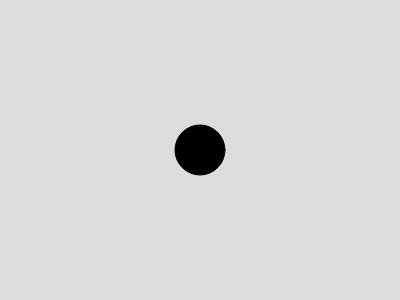
Frame 1 (no input)
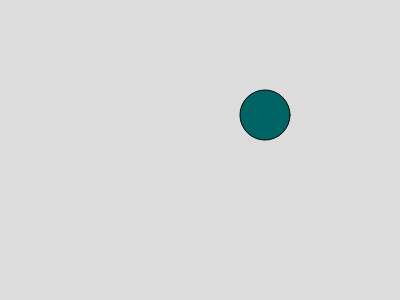
Frame 60 (no input)
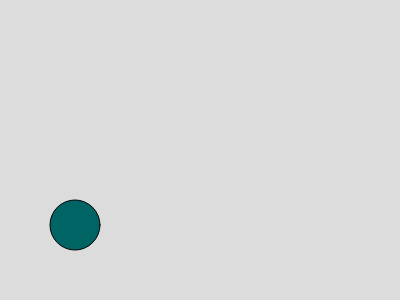
Frame 120 (the mouse pressed at the canvas centre since frame 60)

The p5.js sketch that drew these frames (run headless with seeded random() and noise() and a simulated clock; from frame 60 on, the mouse is pressed at the canvas centre):

// p5.js sketch
// ── sketch.js
let x = 0;

let y = 0;

let xspeed = 5;

let yspeed = 5;

function setup() {
  createCanvas(400, 300);
  fill("black");

}

function draw() {
background(220);
  
translate(width / 2, height / 2);

ellipse(x,y,50);

  

  if(x > 175 | x < -175){
    
    xspeed = -xspeed;
    
    fill(random(0),100,100);
 }

  if(y > 125 | y < -125){
    
    yspeed = -yspeed;
    
    fill(random(100),100,100);
 }
  y+= yspeed;
  
  x+= xspeed; 
  
 
}
